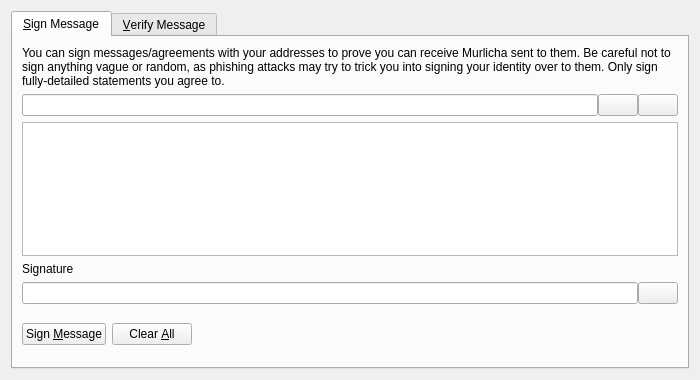
<?xml version="1.0" encoding="UTF-8"?>
<ui version="4.0">
 <class>SignVerifyMessageDialog</class>
 <widget class="QDialog" name="SignVerifyMessageDialog">
  <property name="geometry">
   <rect>
    <x>0</x>
    <y>0</y>
    <width>700</width>
    <height>380</height>
   </rect>
  </property>
  <property name="windowTitle">
   <string>Signatures - Sign / Verify a Message</string>
  </property>
  <property name="modal">
   <bool>true</bool>
  </property>
  <layout class="QVBoxLayout" name="verticalLayout">
   <item>
    <widget class="QTabWidget" name="tabWidget">
     <property name="currentIndex">
      <number>0</number>
     </property>
     <widget class="QWidget" name="tabSignMessage">
      <attribute name="title">
       <string>&amp;Sign Message</string>
      </attribute>
      <layout class="QVBoxLayout" name="verticalLayout_SM">
       <item>
        <widget class="QLabel" name="infoLabel_SM">
         <property name="text">
          <string>You can sign messages/agreements with your addresses to prove you can receive Murlicha sent to them. Be careful not to sign anything vague or random, as phishing attacks may try to trick you into signing your identity over to them. Only sign fully-detailed statements you agree to.</string>
         </property>
         <property name="textFormat">
          <enum>Qt::PlainText</enum>
         </property>
         <property name="wordWrap">
          <bool>true</bool>
         </property>
        </widget>
       </item>
       <item>
        <layout class="QHBoxLayout" name="horizontalLayout_1_SM">
         <property name="spacing">
          <number>0</number>
         </property>
         <item>
          <widget class="QValidatedLineEdit" name="addressIn_SM">
           <property name="toolTip">
            <string>The Murlicha address to sign the message with</string>
           </property>
          </widget>
         </item>
         <item>
          <widget class="QPushButton" name="addressBookButton_SM">
           <property name="toolTip">
            <string>Choose previously used address</string>
           </property>
           <property name="text">
            <string/>
           </property>
           <property name="shortcut">
            <string>Alt+A</string>
           </property>
           <property name="autoDefault">
            <bool>false</bool>
           </property>
          </widget>
         </item>
         <item>
          <widget class="QPushButton" name="pasteButton_SM">
           <property name="toolTip">
            <string>Paste address from clipboard</string>
           </property>
           <property name="text">
            <string/>
           </property>
           <property name="shortcut">
            <string>Alt+P</string>
           </property>
           <property name="autoDefault">
            <bool>false</bool>
           </property>
          </widget>
         </item>
        </layout>
       </item>
       <item>
        <widget class="QPlainTextEdit" name="messageIn_SM">
         <property name="toolTip">
          <string>Enter the message you want to sign here</string>
         </property>
        </widget>
       </item>
       <item>
        <widget class="QLabel" name="signatureLabel_SM">
         <property name="text">
          <string>Signature</string>
         </property>
         <property name="textFormat">
          <enum>Qt::PlainText</enum>
         </property>
        </widget>
       </item>
       <item>
        <layout class="QHBoxLayout" name="horizontalLayout_2_SM">
         <property name="spacing">
          <number>0</number>
         </property>
         <item>
          <widget class="QLineEdit" name="signatureOut_SM">
           <property name="font">
            <font>
             <italic>true</italic>
            </font>
           </property>
           <property name="readOnly">
            <bool>true</bool>
           </property>
          </widget>
         </item>
         <item>
          <widget class="QPushButton" name="copySignatureButton_SM">
           <property name="toolTip">
            <string>Copy the current signature to the system clipboard</string>
           </property>
           <property name="text">
            <string/>
           </property>
           <property name="autoDefault">
            <bool>false</bool>
           </property>
          </widget>
         </item>
        </layout>
       </item>
       <item>
        <layout class="QHBoxLayout" name="horizontalLayout_3_SM">
         <item>
          <widget class="QPushButton" name="signMessageButton_SM">
           <property name="toolTip">
            <string>Sign the message to prove you own this Murlicha address</string>
           </property>
           <property name="text">
            <string>Sign &amp;Message</string>
           </property>
           <property name="autoDefault">
            <bool>false</bool>
           </property>
          </widget>
         </item>
         <item>
          <widget class="QPushButton" name="clearButton_SM">
           <property name="toolTip">
            <string>Reset all sign message fields</string>
           </property>
           <property name="text">
            <string>Clear &amp;All</string>
           </property>
           <property name="autoDefault">
            <bool>false</bool>
           </property>
          </widget>
         </item>
         <item>
          <spacer name="horizontalSpacer_1_SM">
           <property name="orientation">
            <enum>Qt::Horizontal</enum>
           </property>
           <property name="sizeHint" stdset="0">
            <size>
             <width>40</width>
             <height>48</height>
            </size>
           </property>
          </spacer>
         </item>
         <item>
          <widget class="QLabel" name="statusLabel_SM">
           <property name="font">
            <font>
             <weight>75</weight>
             <bold>true</bold>
            </font>
           </property>
           <property name="text">
            <string/>
           </property>
           <property name="wordWrap">
            <bool>true</bool>
           </property>
          </widget>
         </item>
         <item>
          <spacer name="horizontalSpacer_2_SM">
           <property name="orientation">
            <enum>Qt::Horizontal</enum>
           </property>
           <property name="sizeHint" stdset="0">
            <size>
             <width>40</width>
             <height>48</height>
            </size>
           </property>
          </spacer>
         </item>
        </layout>
       </item>
      </layout>
     </widget>
     <widget class="QWidget" name="tabVerifyMessage">
      <attribute name="title">
       <string>&amp;Verify Message</string>
      </attribute>
      <layout class="QVBoxLayout" name="verticalLayout_VM">
       <item>
        <widget class="QLabel" name="infoLabel_VM">
         <property name="text">
          <string>Enter the receiver's address, message (ensure you copy line breaks, spaces, tabs, etc. exactly) and signature below to verify the message. Be careful not to read more into the signature than what is in the signed message itself, to avoid being tricked by a man-in-the-middle attack. Note that this only proves the signing party receives with the address, it cannot prove sendership of any transaction!</string>
         </property>
         <property name="textFormat">
          <enum>Qt::PlainText</enum>
         </property>
         <property name="alignment">
          <set>Qt::AlignLeading|Qt::AlignLeft|Qt::AlignTop</set>
         </property>
         <property name="wordWrap">
          <bool>true</bool>
         </property>
        </widget>
       </item>
       <item>
        <layout class="QHBoxLayout" name="horizontalLayout_1_VM">
         <property name="spacing">
          <number>0</number>
         </property>
         <item>
          <widget class="QValidatedLineEdit" name="addressIn_VM">
           <property name="toolTip">
            <string>The Murlicha address the message was signed with</string>
           </property>
          </widget>
         </item>
         <item>
          <widget class="QPushButton" name="addressBookButton_VM">
           <property name="toolTip">
            <string>Choose previously used address</string>
           </property>
           <property name="text">
            <string/>
           </property>
           <property name="shortcut">
            <string>Alt+A</string>
           </property>
           <property name="autoDefault">
            <bool>false</bool>
           </property>
          </widget>
         </item>
        </layout>
       </item>
       <item>
        <widget class="QPlainTextEdit" name="messageIn_VM"/>
       </item>
       <item>
        <widget class="QValidatedLineEdit" name="signatureIn_VM"/>
       </item>
       <item>
        <layout class="QHBoxLayout" name="horizontalLayout_2_VM">
         <item>
          <widget class="QPushButton" name="verifyMessageButton_VM">
           <property name="toolTip">
            <string>Verify the message to ensure it was signed with the specified Murlicha address</string>
           </property>
           <property name="text">
            <string>Verify &amp;Message</string>
           </property>
           <property name="autoDefault">
            <bool>false</bool>
           </property>
          </widget>
         </item>
         <item>
          <widget class="QPushButton" name="clearButton_VM">
           <property name="toolTip">
            <string>Reset all verify message fields</string>
           </property>
           <property name="text">
            <string>Clear &amp;All</string>
           </property>
           <property name="autoDefault">
            <bool>false</bool>
           </property>
          </widget>
         </item>
         <item>
          <spacer name="horizontalSpacer_1_VM">
           <property name="orientation">
            <enum>Qt::Horizontal</enum>
           </property>
           <property name="sizeHint" stdset="0">
            <size>
             <width>40</width>
             <height>48</height>
            </size>
           </property>
          </spacer>
         </item>
         <item>
          <widget class="QLabel" name="statusLabel_VM">
           <property name="font">
            <font>
             <weight>75</weight>
             <bold>true</bold>
            </font>
           </property>
           <property name="text">
            <string/>
           </property>
           <property name="wordWrap">
            <bool>true</bool>
           </property>
          </widget>
         </item>
         <item>
          <spacer name="horizontalSpacer_2_VM">
           <property name="orientation">
            <enum>Qt::Horizontal</enum>
           </property>
           <property name="sizeHint" stdset="0">
            <size>
             <width>40</width>
             <height>48</height>
            </size>
           </property>
          </spacer>
         </item>
        </layout>
       </item>
      </layout>
     </widget>
    </widget>
   </item>
  </layout>
 </widget>
 <customwidgets>
  <customwidget>
   <class>QValidatedLineEdit</class>
   <extends>QLineEdit</extends>
   <header>qvalidatedlineedit.h</header>
  </customwidget>
 </customwidgets>
 <resources>
  <include location="../murlicha.qrc"/>
 </resources>
 <connections/>
</ui>
